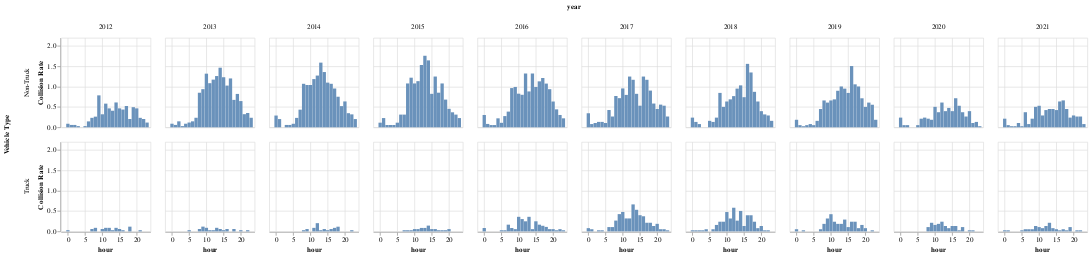

Notebook cell for this chart:
### Code cell
chart

### Figure 1 — Vega-Lite specification as saved in the notebook (floating-point values rounded to 4 significant figures; data arrays with more than 128 entries replaced by an {"elided": "..."} marker saying what was removed)
{"config": {"view": {"continuousWidth": 400, "continuousHeight": 300}, "mark": {"color": "#6A92BB"}}, "data": {"name": "data-c8aaac037d05f72b378c7cdcf1ce7cd7"}, "mark": {"type": "bar", "filled": true}, "encoding": {"column": {"field": "year", "type": "nominal"}, "row": {"field": "Truck", "title": "Vehicle Type", "type": "nominal"}, "x": {"field": "hour", "type": "quantitative"}, "y": {"field": "collision_rate", "scale": {"clamp": true, "domain": [0, 2.2]}, "title": "Collision Rate", "type": "quantitative"}}, "height": 135, "width": 135, "$schema": "https://vega.github.io/schema/vega-lite/v4.17.0.json", "datasets": {"data-c8aaac037d05f72b378c7cdcf1ce7cd7": {"elided": "397 records"}}}
